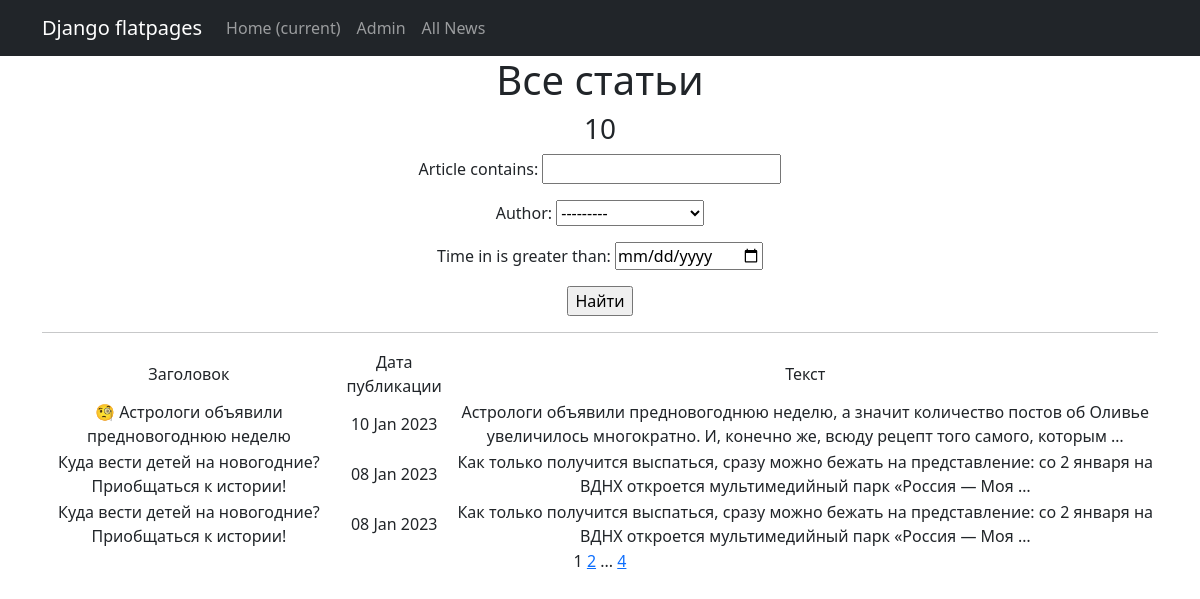
Before: /news/ with the older database file.
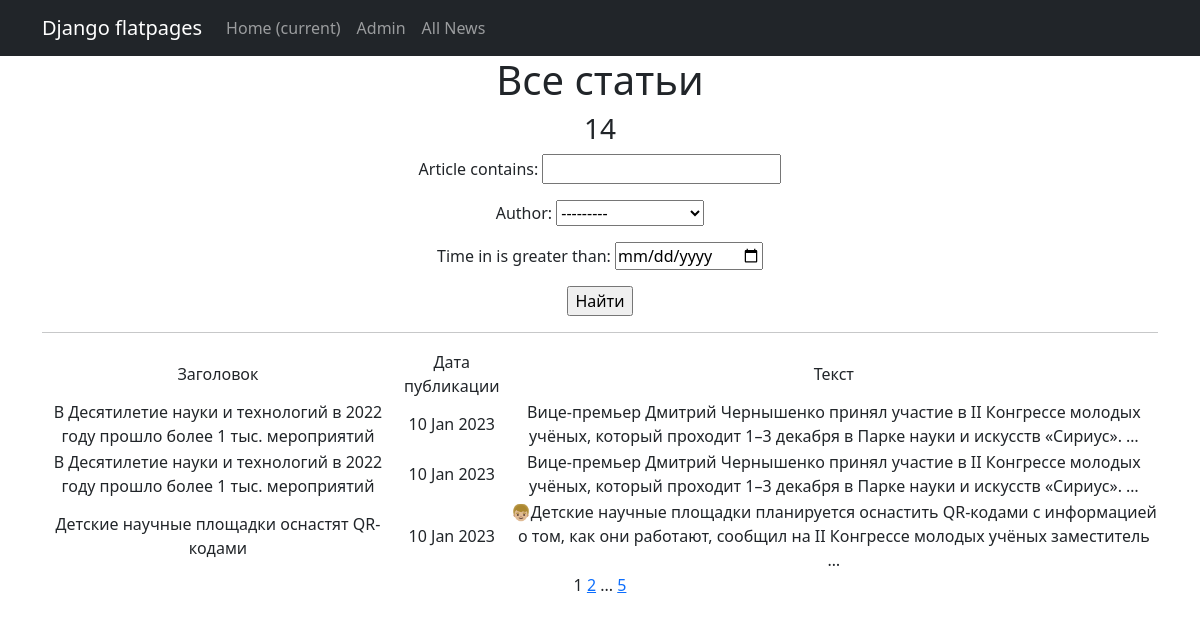
After: the same page with the newer database file.
### news/models.py (models this page shows, shortened)
class Post(models.Model):
    author = models.ForeignKey(Author, on_delete=models.CASCADE) # связь «один ко многим» с моделью Author;
    position = models.CharField(max_length=255, choices=POSITION) # поле с выбором — «статья» или «новость»;
    time_in = models.DateTimeField(auto_now_add=True) # автоматически добавляемая дата и время создания;
    category = models.ManyToManyField(Category, through='PostCategory') # связь «многие ко многим» с моделью Category (с дополнительной моделью PostCategory);
    article = models.CharField(max_length=255)  # заголовок статьи/новости;
    text = models.TextField() # текст статьи/новости;
    rating = models.FloatField(default=0.0) # рейтинг статьи/новости.

### news/views.py (the view)
# urls.py: path('', PostsList.as_view(), name='news_list'),
class PostsList(ListView):
    model = Post
    ordering = '-time_in'
    template_name = 'news_list.html'
    context_object_name = 'news_list'
    paginate_by = 3  # вот так мы можем указать количество записей на странице
    def get_queryset(self):
        queryset = super().get_queryset()
        self.filterset = PostFilter(self.request.GET, queryset)
        return self.filterset.qs
    def get_context_data(self, **kwargs):
        context = super().get_context_data(**kwargs)
        context['news_count'] = Post.objects.all()
        context['filterset'] = self.filterset
        context['next_sale'] = None
        return context

### news/templatetags/custom_filters.py (called while the page is built)
@register.filter()
def censor(value):
    try:
        if not isinstance(value, str):
            raise CensorException('Error')
        v = value
        for word in WORDS:
            if word in v:
                v = v.replace(word, f'{word[:1]}{len(word[1:])*"*"}')
            if word.capitalize() in v:
                v = v.replace(word.capitalize(), f'{word[:1].capitalize()}{len(word[1:])*"*"}')
        return v
    except CensorException as e:
        print(e)

### news/templatetags/custom_tags.py (called while the page is built)
@register.simple_tag(takes_context=True)
def url_replace(context, **kwargs):
   d = context['request'].GET.copy()
   for k, v in kwargs.items():
       d[k] = v
   return d.urlencode()

### templates/news_list.html (shortened to what this page needs)
{% extends 'flatpages/default.html' %}
{% load custom_filters %}
{% load custom_tags %}
{% block content %}
   <h1>Все статьи</h1>
   <h3>{{ news_count|length }}</h3>
   <form action="" method="get">
       {{ filterset.form.as_p }}
       <input type="submit" value="Найти" />
   </form>
    <hr>
   {% if news_list %}
       <table>
           <tr>
               <td>Заголовок</td>
               <td>Дата публикации</td>
               <td>Текст</td>
           </tr>
           {% for news in news_list %}
           <tr>
               <td>{{ news.article|censor }}</td>
               <td>{{ news.time_in|date:'d M Y' }}</td>
               <td>{{ news.text|censor|truncatewords:20}}</td>
           </tr>
           {% endfor %}
       </table>
   {% else %}
       <h2>Статей нет!</h2>
   {% endif %}
   {{ page_obj.number }}
   {% if page_obj.has_next %}
       <a href="?{% url_replace page=page_obj.next_page_number %}">{{ page_obj.next_page_number }}</a>
       {% if paginator.num_pages != page_obj.next_page_number %}
           ...
       <a href="?{% url_replace page=page_obj.paginator.num_pages %}">{{ page_obj.paginator.num_pages }}</a>
       {% endif %}
   {% endif %}
{% endblock content %}

Changed rows visible on the page:
no longer on this page (row unchanged): Post: article|censor "🧐 Астрологи объявили предновогоднюю неделю", time_in "10 Jan 2023", text|censor "Астрологи объявили предновогоднюю неделю, а значит количество постов об Оливье увеличилось многократно. И, конечно же, всюду рецепт того самого, которым …"
no longer on this page (row unchanged): Post: article|censor "Куда вести детей на новогодние? Приобщаться к истории!", time_in "08 Jan 2023", text|censor "Как только получится выспаться, сразу можно бежать на представление: со 2 января на ВДНХ откроется мультимедийный парк «Россия — Моя …"
no longer on this page (row unchanged): Post: article|censor "Куда вести детей на новогодние? Приобщаться к истории!", time_in "08 Jan 2023", text|censor "Как только получится выспаться, сразу можно бежать на представление: со 2 января на ВДНХ откроется мультимедийный парк «Россия — Моя …"
added Post: article|censor "В Десятилетие науки и технологий в 2022 году прошло более 1 тыс. мероприятий", time_in "10 Jan 2023", text|censor "Вице-премьер Дмитрий Чернышенко принял участие в II Конгрессе молодых учёных, который проходит 1–3 декабря в Парке науки и искусств «Сириус». …"
added Post: article|censor "В Десятилетие науки и технологий в 2022 году прошло более 1 тыс. мероприятий", time_in "10 Jan 2023", text|censor "Вице-премьер Дмитрий Чернышенко принял участие в II Конгрессе молодых учёных, который проходит 1–3 декабря в Парке науки и искусств «Сириус». …"
added Post: article|censor "Детские научные площадки оснастят QR-кодами", time_in "10 Jan 2023", text|censor "👦🏼Детские научные площадки планируется оснастить QR-кодами с информацией о том, как они работают, сообщил на II Конгрессе молодых учёных заместитель …"
Other visible differences:
{{ news_count|length }}: "10" → "14"
{{ page_obj.paginator.num_pages }}: "4" → "5"
